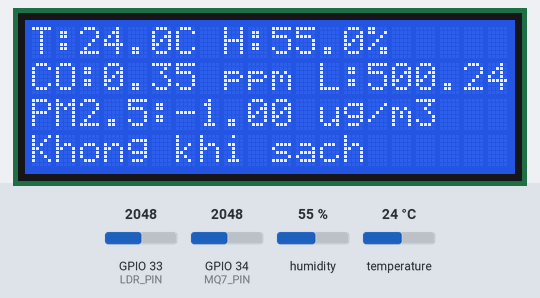
Simulated run of this sketch. Board: ESP32. Shown: 20×4 character LCD. The test bench sets the inputs (shaded band); at power-on: temperature 24 °C, GPIO 33 (LDR_PIN) = 2048, GPIO 34 (MQ7_PIN) = 2048, humidity 55 %. WiFi joins after 1.5 s; servers stay silent unless stated; what the sketch prints to the serial monitor is not drawn.

Above: at 5.6 s.
5.7 s: temperature set to 34 °C
10.5 s: temperature set to 37 °C
At 14.2 s:
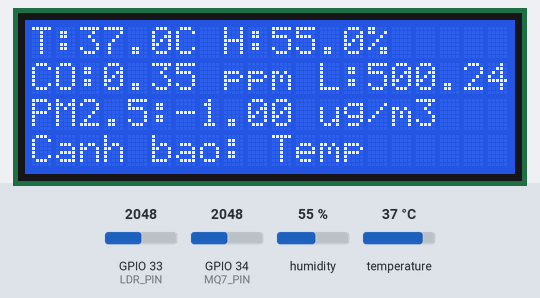
14.5 s: GPIO 33 (LDR_PIN) set to 411
At 16.2 s:
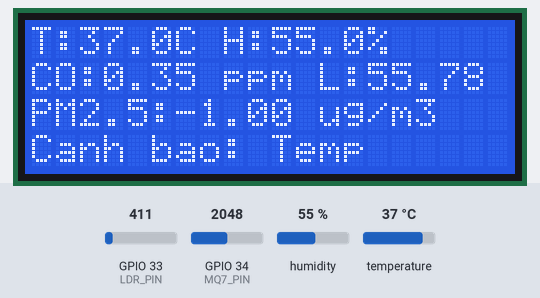
16.5 s: GPIO 33 (LDR_PIN) set to 332
At 17.6 s:
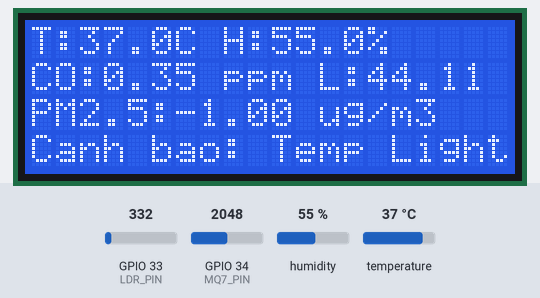
18.5 s: temperature set to 12 °C
At 21.6 s:
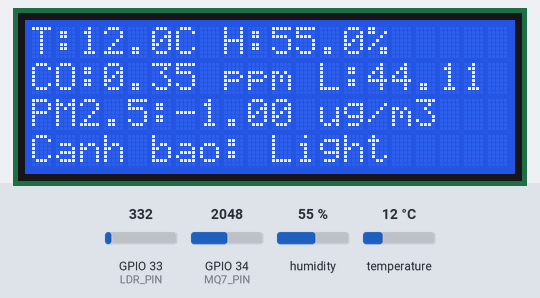
22.5 s: GPIO 33 (LDR_PIN) set to 89
At 23.5 s:
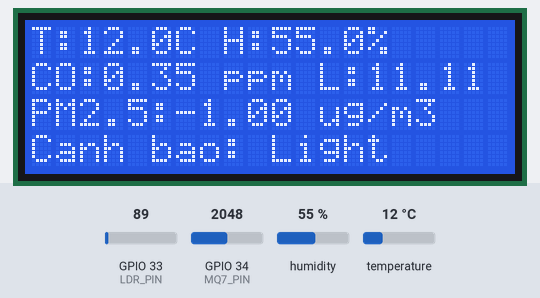
24.5 s: GPIO 33 (LDR_PIN) set to 76
At 25.9 s:
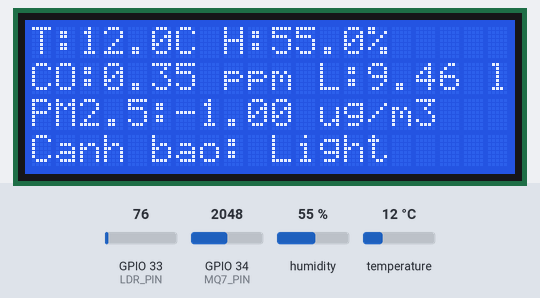
Timing chart, 0 to 27.5 s (numbered marks = the images above; inputs shaded):
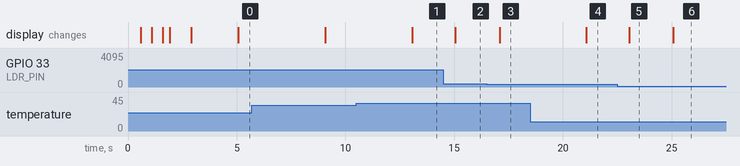

The sketch:

CHATLUONGKHONGKHI.ino
```cpp
#include <WiFi.h>
#include <BlynkSimpleEsp32.h>
#include <Wire.h>
#include <LiquidCrystal_I2C.h>
#include <DHT.h>
#include <math.h>

#define BLYNK_TEMPLATE_ID   "TMPL6hcEroKe5"
#define BLYNK_TEMPLATE_NAME "lần này là btl"
#define BLYNK_AUTH_TOKEN    "ly_jqTujmhvhl86I_ZHQagzLaz8sG4He"

char ssid[] = "BKFET 2.4G";
char pass[] = "12345678";

#define DHTPIN 4
#define DHTTYPE DHT11
DHT dht(DHTPIN, DHTTYPE);

#define MQ7_PIN 34
#define LDR_PIN 33
const float VCC = 3.3, RL = 10.0, R0 = 10.0, m = -1.69, b_c = -0.77;

LiquidCrystal_I2C lcd(0x27, 20, 4);
HardwareSerial pmsSerial(2);
int pm25 = -1;

bool blynkEnabled = false;
volatile bool doSensorRead = false;

hw_timer_t *timer = NULL;
portMUX_TYPE timerMux = portMUX_INITIALIZER_UNLOCKED;

void IRAM_ATTR onTimer() {
  portENTER_CRITICAL_ISR(&timerMux);
  doSensorRead = true;
  portEXIT_CRITICAL_ISR(&timerMux);
}

void setup() {
  Serial.begin(115200);
  lcd.init(); lcd.backlight();
  lcd.setCursor(0, 0); lcd.print("Start measuring");

  lcd.setCursor(0, 1); lcd.print("WiFi...");
  WiFi.begin(ssid, pass);
  unsigned long t0 = millis();
  while (WiFi.status() != WL_CONNECTED && millis() - t0 < 10000) {
    Serial.print("."); lcd.print("."); delay(500);
  }

  lcd.clear();
  if (WiFi.status() == WL_CONNECTED) {
    Serial.println("\nWiFi OK"); lcd.print("WiFi OK");
    blynkEnabled = true;
    Blynk.begin(BLYNK_AUTH_TOKEN, ssid, pass);
    lcd.setCursor(0, 1); lcd.print("Blynk OK");
  } else {
    Serial.println("\nWiFi FAIL"); lcd.print("WiFi FAIL");
    blynkEnabled = false;
  }

  delay(1000);
  lcd.clear();

  dht.begin();
  pmsSerial.begin(9600, SERIAL_8N1, 16, 17);

  // Cấu hình timer mỗi 2 giây
  timer = timerBegin(0, 80, true);  // 80 MHz / 80 = 1 MHz
  timerAttachInterrupt(timer, &onTimer, true);
  timerAlarmWrite(timer, 2000000, true);  // 2.000.000 µs = 2s
  timerAlarmEnable(timer);
}

void loop() {
  if (blynkEnabled && WiFi.status() == WL_CONNECTED) Blynk.run();

  if (doSensorRead) {
    portENTER_CRITICAL(&timerMux);
    doSensorRead = false;
    portEXIT_CRITICAL(&timerMux);

    float temperature = dht.readTemperature();
    float humidity    = dht.readHumidity();

    int mq7_adc = analogRead(MQ7_PIN);
    float mq7_v  = (mq7_adc / 4095.0) * VCC;
    float rs     = ((VCC - mq7_v) / mq7_v) * RL;
    float ratio  = rs / R0;
    float co_ppm = pow(10, ((log10(ratio) - b_c) / m));

    int ldr_adc = analogRead(LDR_PIN);
    float resistance = (4095.0 / ldr_adc) - 1.0;
    float light_lux = 500.0 / resistance;

    readPM25();

    bool canhBao = (co_ppm > 50 || pm25 > 75 || temperature > 35 || light_lux < 50);

    float co_val    = roundf(co_ppm * 100) / 100;
    float light_val = roundf(light_lux * 100) / 100;
    float pm25_val  = roundf(pm25 * 100) / 100;

    lcd.setCursor(0, 0); lcd.print("                    ");
    lcd.setCursor(0, 0);
    lcd.print("T:"); lcd.print(temperature, 1); lcd.print("C H:"); lcd.print(humidity, 1); lcd.print("%");

    lcd.setCursor(0, 1); lcd.print("                    ");
    lcd.setCursor(0, 1);
    lcd.print("CO:"); lcd.print(co_val, 2); lcd.print(" ppm ");
    lcd.print("L:");  lcd.print(light_val, 2); lcd.print(" lx");

    lcd.setCursor(0, 2); lcd.print("                    ");
    lcd.setCursor(0, 2);
    lcd.print("PM2.5:"); lcd.print(pm25_val, 2); lcd.print(" ug/m3");

    lcd.setCursor(0, 3); lcd.print("                    ");
    lcd.setCursor(0, 3);
    if (canhBao) {
      lcd.print("Canh bao: ");
      if (co_ppm > 50)      lcd.print("CO ");
      if (pm25   > 75)      lcd.print("PM ");
      if (temperature> 35)  lcd.print("Temp ");
      if (light_lux < 50)   lcd.print("Light");
    } else {
      lcd.print("Khong khi sach");
    }

    if (blynkEnabled && WiFi.status() == WL_CONNECTED) {
      Blynk.virtualWrite(V0, temperature);
      Blynk.virtualWrite(V1, humidity);
      Blynk.virtualWrite(V2, pm25_val);
      Blynk.virtualWrite(V3, light_val);
      Blynk.virtualWrite(V4, canhBao);
      Blynk.virtualWrite(V5, co_val);
    }

    Serial.print("T:"); Serial.print(temperature, 1); Serial.print("C H:"); Serial.print(humidity, 1); Serial.print("% ");
    Serial.print("CO:"); Serial.print(co_val, 2); Serial.print(" ppm L:"); Serial.print(light_val, 2); Serial.print(" lx PM2.5:"); Serial.print(pm25_val, 2); Serial.print(" ug/m3");
    if (canhBao) Serial.print(" Warn!");
    Serial.println();
  }

}

bool readPM25() {
  while (pmsSerial.available() >= 32) {
    if (pmsSerial.read() == 0x42 && pmsSerial.read() == 0x4D) {
      uint8_t buf[30];
      for (int i = 0; i < 30; i++) buf[i] = pmsSerial.read();
      pm25 = (buf[12] << 8) | buf[13];
      return true;
    }
  }
  return false;
}
```

Measured:
- the behaviour switches between 35 and 36 °C on temperature (found by bisection; images 0 and 1)
- the behaviour switches between 373 and 372 on GPIO 33 (LDR_PIN) (found by bisection; images 2 and 3)
- the behaviour switches between 81 and 80 on GPIO 33 (LDR_PIN) (found by bisection; images 5 and 6)
- after the input at 10.5 s, the display: changes after 2.6 s (image 1)
- after the input at 14.5 s, the display: changes after 0.56 s (image 2)
- after the input at 16.5 s, the display: changes after 0.59 s (image 3)
- after the input at 18.5 s, the display: changes after 2.6 s (image 4)
- after the input at 22.5 s, the display: changes after 0.56 s (image 5)
- after the input at 24.5 s, the display: changes after 0.58 s (image 6)
